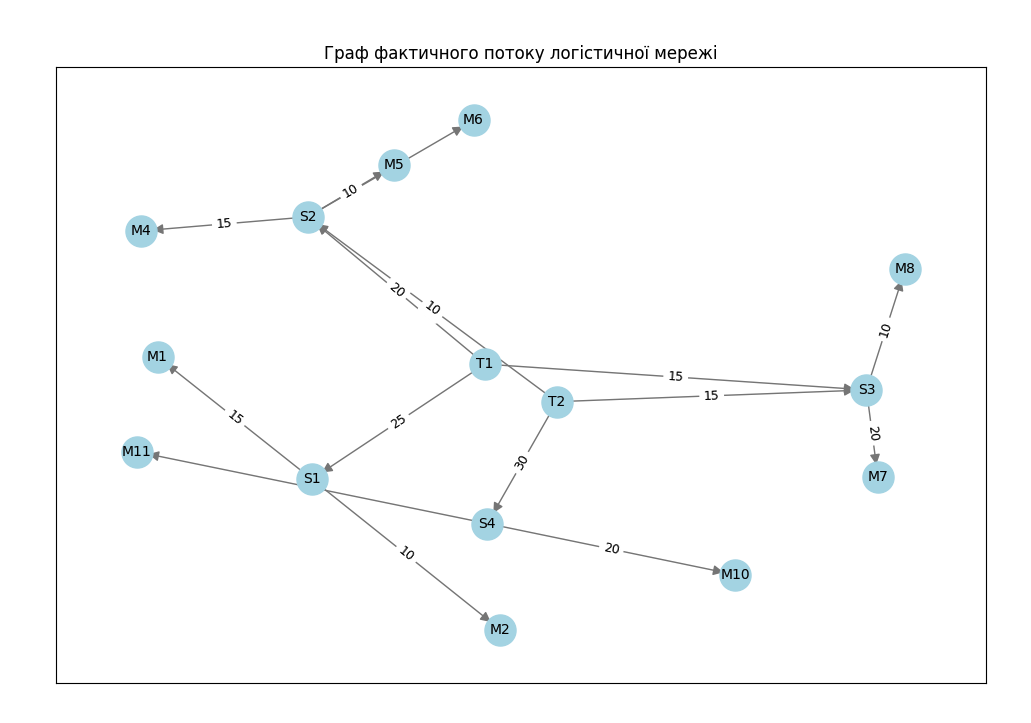

Write the Python code that produced this figure.
import matplotlib.pyplot as plt
import networkx as nx

def draw_flow_network(graph):
  G = nx.DiGraph()

  for u in graph.flow_graph:
    for v, flow in graph.flow_graph[u].items():
        if flow > 0:
            G.add_edge(u, v, weight=flow)

  pos = nx.spring_layout(G)
  plt.figure(figsize=(12, 8))

  nx.draw_networkx_nodes(G, pos, node_size=500, node_color='lightblue')
  nx.draw_networkx_edges(G, pos, arrowstyle='-|>', arrowsize=15, edge_color='gray')
  nx.draw_networkx_labels(G, pos, font_size=10, font_color='black')

  edge_labels = {(u, v): f"{d['weight']}" for u, v, d in G.edges(data=True)}
  nx.draw_networkx_edge_labels(G, pos, edge_labels=edge_labels, font_size=9)

  plt.title("Граф фактичного потоку логістичної мережі")
  plt.show()
